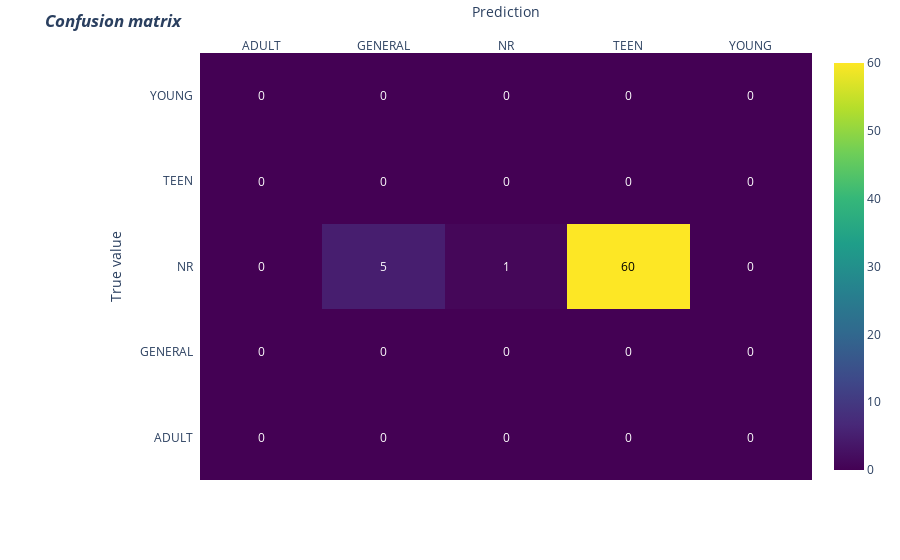

The code cell stored with this chart in its notebook:
### Markdown cell above
https://scikit-learn.org/stable/auto_examples/cluster/plot_kmeans_silhouette_analysis.html#sphx-glr-auto-examples-cluster-plot-kmeans-silhouette-analysis-py

### Code cell
"""
CELL N°18 : CONFUSION MATRIX
Observe the impact of your cluster mapping on the confusion matrix, and try to determine to best mapping possible.
"""


cluster_mapping = {0: "TEEN", 1: "ADULT", 2: "NR", 3: "YOUNG", 4: "GENERAL"}
tb.confusion_matrix_visualization(target, cluster_labels, cluster_mapping)

### Figure 1 — Plotly figure (JSON) as saved in the notebook; plotly's stock layout.template omitted (floating-point values rounded to 4 significant figures)
{"data": [{"colorscale": [[0, "#440154"], [0.1111, "#482878"], [0.2222, "#3e4989"], [0.3333, "#31688e"], [0.4444, "#26828e"], [0.5556, "#1f9e89"], [0.6667, "#35b779"], [0.7778, "#6ece58"], [0.8889, "#b5de2b"], [1, "#fde725"]], "reversescale": false, "showscale": true, "type": "heatmap", "x": ["ADULT", "GENERAL", "NR", "TEEN", "YOUNG"], "y": ["ADULT", "GENERAL", "NR", "TEEN", "YOUNG"], "z": [[0, 0, 0, 0, 0], [0, 0, 0, 0, 0], [0, 5, 1, 60, 0], [0, 0, 0, 0, 0], [0, 0, 0, 0, 0]]}], "layout": {"annotations": [{"font": {"color": "#FFFFFF"}, "showarrow": false, "text": "0", "x": "ADULT", "xref": "x", "y": "ADULT", "yref": "y"}, {"font": {"color": "#FFFFFF"}, "showarrow": false, "text": "0", "x": "GENERAL", "xref": "x", "y": "ADULT", "yref": "y"}, {"font": {"color": "#FFFFFF"}, "showarrow": false, "text": "0", "x": "NR", "xref": "x", "y": "ADULT", "yref": "y"}, {"font": {"color": "#FFFFFF"}, "showarrow": false, "text": "0", "x": "TEEN", "xref": "x", "y": "ADULT", "yref": "y"}, {"font": {"color": "#FFFFFF"}, "showarrow": false, "text": "0", "x": "YOUNG", "xref": "x", "y": "ADULT", "yref": "y"}, {"font": {"color": "#FFFFFF"}, "showarrow": false, "text": "0", "x": "ADULT", "xref": "x", "y": "GENERAL", "yref": "y"}, {"font": {"color": "#FFFFFF"}, "showarrow": false, "text": "0", "x": "GENERAL", "xref": "x", "y": "GENERAL", "yref": "y"}, {"font": {"color": "#FFFFFF"}, "showarrow": false, "text": "0", "x": "NR", "xref": "x", "y": "GENERAL", "yref": "y"}, {"font": {"color": "#FFFFFF"}, "showarrow": false, "text": "0", "x": "TEEN", "xref": "x", "y": "GENERAL", "yref": "y"}, {"font": {"color": "#FFFFFF"}, "showarrow": false, "text": "0", "x": "YOUNG", "xref": "x", "y": "GENERAL", "yref": "y"}, {"font": {"color": "#FFFFFF"}, "showarrow": false, "text": "0", "x": "ADULT", "xref": "x", "y": "NR", "yref": "y"}, {"font": {"color": "#FFFFFF"}, "showarrow": false, "text": "5", "x": "GENERAL", "xref": "x", "y": "NR", "yref": "y"}, {"font": {"color": "#FFFFFF"}, "showarrow": false, "text": "1", "x": "NR", "xref": "x", "y": "NR", "yref": "y"}, {"font": {"color": "#000000"}, "showarrow": false, "text": "60", "x": "TEEN", "xref": "x", "y": "NR", "yref": "y"}, {"font": {"color": "#FFFFFF"}, "showarrow": false, "text": "0", "x": "YOUNG", "xref": "x", "y": "NR", "yref": "y"}, {"font": {"color": "#FFFFFF"}, "showarrow": false, "text": "0", "x": "ADULT", "xref": "x", "y": "TEEN", "yref": "y"}, {"font": {"color": "#FFFFFF"}, "showarrow": false, "text": "0", "x": "GENERAL", "xref": "x", "y": "TEEN", "yref": "y"}, {"font": {"color": "#FFFFFF"}, "showarrow": false, "text": "0", "x": "NR", "xref": "x", "y": "TEEN", "yref": "y"}, {"font": {"color": "#FFFFFF"}, "showarrow": false, "text": "0", "x": "TEEN", "xref": "x", "y": "TEEN", "yref": "y"}, {"font": {"color": "#FFFFFF"}, "showarrow": false, "text": "0", "x": "YOUNG", "xref": "x", "y": "TEEN", "yref": "y"}, {"font": {"color": "#FFFFFF"}, "showarrow": false, "text": "0", "x": "ADULT", "xref": "x", "y": "YOUNG", "yref": "y"}, {"font": {"color": "#FFFFFF"}, "showarrow": false, "text": "0", "x": "GENERAL", "xref": "x", "y": "YOUNG", "yref": "y"}, {"font": {"color": "#FFFFFF"}, "showarrow": false, "text": "0", "x": "NR", "xref": "x", "y": "YOUNG", "yref": "y"}, {"font": {"color": "#FFFFFF"}, "showarrow": false, "text": "0", "x": "TEEN", "xref": "x", "y": "YOUNG", "yref": "y"}, {"font": {"color": "#FFFFFF"}, "showarrow": false, "text": "0", "x": "YOUNG", "xref": "x", "y": "YOUNG", "yref": "y"}], "margin": {"l": 200, "t": 50}, "title": {"text": "<i><b>Confusion matrix</b></i>"}, "xaxis": {"dtick": 1, "gridcolor": "rgb(0, 0, 0)", "side": "top", "ticks": "", "title": {"text": "Prediction"}}, "yaxis": {"dtick": 1, "ticks": "", "ticksuffix": "  ", "title": {"text": "True value"}}}}
